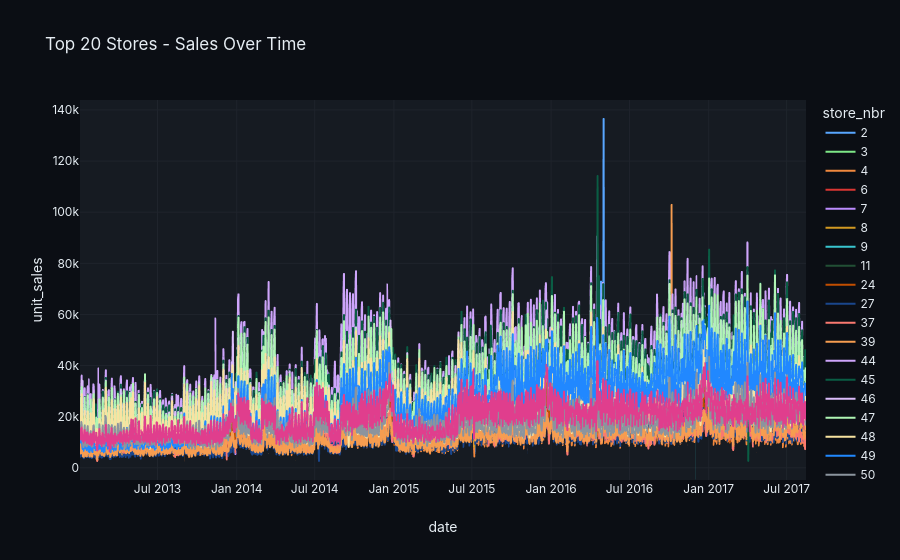

Notebook code cell kept with this figure:
### Code cell
px.line(
    df_top_daily,
    x="date",
    y="unit_sales",
    color="store_nbr",
    title="Top 20 Stores - Sales Over Time",
)

### Figure 1 — Plotly figure (JSON) as saved in the notebook; plotly's stock layout.template omitted (floating-point values rounded to 4 significant figures; data arrays with more than 128 entries replaced by an {"elided": "..."} marker saying what was removed)
{"data": [{"hovertemplate": "store_nbr=2<br>date=%{x}<br>unit_sales=%{y}<extra></extra>", "legendgroup": "2", "line": {"color": "#58A6FF", "dash": "solid"}, "marker": {"symbol": "circle"}, "mode": "lines", "name": "2", "showlegend": true, "type": "scattergl", "x": {"elided": "1679 str values"}, "xaxis": "x", "y": {"elided": "1679 float values"}, "yaxis": "y"}, {"hovertemplate": "store_nbr=3<br>date=%{x}<br>unit_sales=%{y}<extra></extra>", "legendgroup": "3", "line": {"color": "#7EE787", "dash": "solid"}, "marker": {"symbol": "circle"}, "mode": "lines", "name": "3", "showlegend": true, "type": "scattergl", "x": {"elided": "1679 str values"}, "xaxis": "x", "y": {"elided": "1679 float values"}, "yaxis": "y"}, {"hovertemplate": "store_nbr=4<br>date=%{x}<br>unit_sales=%{y}<extra></extra>", "legendgroup": "4", "line": {"color": "#F0883E", "dash": "solid"}, "marker": {"symbol": "circle"}, "mode": "lines", "name": "4", "showlegend": true, "type": "scattergl", "x": {"elided": "1679 str values"}, "xaxis": "x", "y": {"elided": "1679 float values"}, "yaxis": "y"}, {"hovertemplate": "store_nbr=6<br>date=%{x}<br>unit_sales=%{y}<extra></extra>", "legendgroup": "6", "line": {"color": "#DA3633", "dash": "solid"}, "marker": {"symbol": "circle"}, "mode": "lines", "name": "6", "showlegend": true, "type": "scattergl", "x": {"elided": "1679 str values"}, "xaxis": "x", "y": {"elided": "1679 float values"}, "yaxis": "y"}, {"hovertemplate": "store_nbr=7<br>date=%{x}<br>unit_sales=%{y}<extra></extra>", "legendgroup": "7", "line": {"color": "#BC8CFF", "dash": "solid"}, "marker": {"symbol": "circle"}, "mode": "lines", "name": "7", "showlegend": true, "type": "scattergl", "x": {"elided": "1679 str values"}, "xaxis": "x", "y": {"elided": "1679 float values"}, "yaxis": "y"}, {"hovertemplate": "store_nbr=8<br>date=%{x}<br>unit_sales=%{y}<extra></extra>", "legendgroup": "8", "line": {"color": "#D29922", "dash": "solid"}, "marker": {"symbol": "circle"}, "mode": "lines", "name": "8", "showlegend": true, "type": "scattergl", "x": {"elided": "1679 str values"}, "xaxis": "x", "y": {"elided": "1679 float values"}, "yaxis": "y"}, {"hovertemplate": "store_nbr=9<br>date=%{x}<br>unit_sales=%{y}<extra></extra>", "legendgroup": "9", "line": {"color": "#39C5CF", "dash": "solid"}, "marker": {"symbol": "circle"}, "mode": "lines", "name": "9", "showlegend": true, "type": "scattergl", "x": {"elided": "1679 str values"}, "xaxis": "x", "y": {"elided": "1679 float values"}, "yaxis": "y"}, {"hovertemplate": "store_nbr=11<br>date=%{x}<br>unit_sales=%{y}<extra></extra>", "legendgroup": "11", "line": {"color": "#224F35", "dash": "solid"}, "marker": {"symbol": "circle"}, "mode": "lines", "name": "11", "showlegend": true, "type": "scattergl", "x": {"elided": "1679 str values"}, "xaxis": "x", "y": {"elided": "1679 float values"}, "yaxis": "y"}, {"hovertemplate": "store_nbr=24<br>date=%{x}<br>unit_sales=%{y}<extra></extra>", "legendgroup": "24", "line": {"color": "#C24E00", "dash": "solid"}, "marker": {"symbol": "circle"}, "mode": "lines", "name": "24", "showlegend": true, "type": "scattergl", "x": {"elided": "1578 str values"}, "xaxis": "x", "y": {"elided": "1578 float values"}, "yaxis": "y"}, {"hovertemplate": "store_nbr=27<br>date=%{x}<br>unit_sales=%{y}<extra></extra>", "legendgroup": "27", "line": {"color": "#1A468C", "dash": "solid"}, "marker": {"symbol": "circle"}, "mode": "lines", "name": "27", "showlegend": true, "type": "scattergl", "x": {"elided": "1679 str values"}, "xaxis": "x", "y": {"elided": "1679 float values"}, "yaxis": "y"}, {"hovertemplate": "store_nbr=37<br>date=%{x}<br>unit_sales=%{y}<extra></extra>", "legendgroup": "37", "line": {"color": "#FA7970", "dash": "solid"}, "marker": {"symbol": "circle"}, "mode": "lines", "name": "37", "showlegend": true, "type": "scattergl", "x": {"elided": "1679 str values"}, "xaxis": "x", "y": {"elided": "1679 float values"}, "yaxis": "y"}, {"hovertemplate": "store_nbr=39<br>date=%{x}<br>unit_sales=%{y}<extra></extra>", "legendgroup": "39", "line": {"color": "#F69D50", "dash": "solid"}, "marker": {"symbol": "circle"}, "mode": "lines", "name": "39", "showlegend": true, "type": "scattergl", "x": {"elided": "1679 str values"}, "xaxis": "x", "y": {"elided": "1679 float values"}, "yaxis": "y"}, {"hovertemplate": "store_nbr=44<br>date=%{x}<br>unit_sales=%{y}<extra></extra>", "legendgroup": "44", "line": {"color": "#CEA5FB", "dash": "solid"}, "marker": {"symbol": "circle"}, "mode": "lines", "name": "44", "showlegend": true, "type": "scattergl", "x": {"elided": "1679 str values"}, "xaxis": "x", "y": {"elided": "1679 float values"}, "yaxis": "y"}, {"hovertemplate": "store_nbr=45<br>date=%{x}<br>unit_sales=%{y}<extra></extra>", "legendgroup": "45", "line": {"color": "#0A5D44", "dash": "solid"}, "marker": {"symbol": "circle"}, "mode": "lines", "name": "45", "showlegend": true, "type": "scattergl", "x": {"elided": "1679 str values"}, "xaxis": "x", "y": {"elided": "1679 float values"}, "yaxis": "y"}, {"hovertemplate": "store_nbr=46<br>date=%{x}<br>unit_sales=%{y}<extra></extra>", "legendgroup": "46", "line": {"color": "#DCBDFB", "dash": "solid"}, "marker": {"symbol": "circle"}, "mode": "lines", "name": "46", "showlegend": true, "type": "scattergl", "x": {"elided": "1679 str values"}, "xaxis": "x", "y": {"elided": "1679 float values"}, "yaxis": "y"}, {"hovertemplate": "store_nbr=47<br>date=%{x}<br>unit_sales=%{y}<extra></extra>", "legendgroup": "47", "line": {"color": "#AFF5B4", "dash": "solid"}, "marker": {"symbol": "circle"}, "mode": "lines", "name": "47", "showlegend": true, "type": "scattergl", "x": {"elided": "1679 str values"}, "xaxis": "x", "y": {"elided": "1679 float values"}, "yaxis": "y"}, {"hovertemplate": "store_nbr=48<br>date=%{x}<br>unit_sales=%{y}<extra></extra>", "legendgroup": "48", "line": {"color": "#F8E3A1", "dash": "solid"}, "marker": {"symbol": "circle"}, "mode": "lines", "name": "48", "showlegend": true, "type": "scattergl", "x": {"elided": "1679 str values"}, "xaxis": "x", "y": {"elided": "1679 float values"}, "yaxis": "y"}, {"hovertemplate": "store_nbr=49<br>date=%{x}<br>unit_sales=%{y}<extra></extra>", "legendgroup": "49", "line": {"color": "#2188FF", "dash": "solid"}, "marker": {"symbol": "circle"}, "mode": "lines", "name": "49", "showlegend": true, "type": "scattergl", "x": {"elided": "1679 str values"}, "xaxis": "x", "y": {"elided": "1679 float values"}, "yaxis": "y"}, {"hovertemplate": "store_nbr=50<br>date=%{x}<br>unit_sales=%{y}<extra></extra>", "legendgroup": "50", "line": {"color": "#8B949E", "dash": "solid"}, "marker": {"symbol": "circle"}, "mode": "lines", "name": "50", "showlegend": true, "type": "scattergl", "x": {"elided": "1679 str values"}, "xaxis": "x", "y": {"elided": "1679 float values"}, "yaxis": "y"}, {"hovertemplate": "store_nbr=51<br>date=%{x}<br>unit_sales=%{y}<extra></extra>", "legendgroup": "51", "line": {"color": "#E03E8D", "dash": "solid"}, "marker": {"symbol": "circle"}, "mode": "lines", "name": "51", "showlegend": true, "type": "scattergl", "x": {"elided": "1679 str values"}, "xaxis": "x", "y": {"elided": "1679 float values"}, "yaxis": "y"}], "layout": {"legend": {"title": {"text": "store_nbr"}, "tracegroupgap": 0}, "title": {"text": "Top 20 Stores - Sales Over Time"}, "xaxis": {"anchor": "y", "domain": [0, 1], "title": {"text": "date"}}, "yaxis": {"anchor": "x", "domain": [0, 1], "title": {"text": "unit_sales"}}}}
